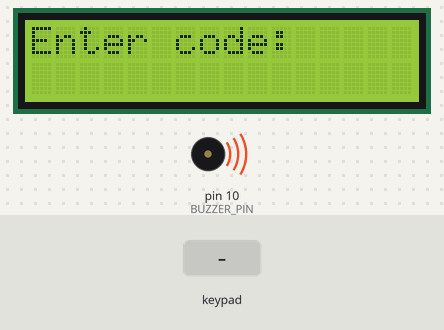
Bench run of a sketch on a simulated Arduino Uno, built with avr-gcc and run on an emulated ATmega328P. Parts: 16×2 character LCD, buzzer (waves = sounding, pin HIGH). The test bench sets the inputs (shaded band).

Above: at 1.3 s.
1.4 s: keypad keys 7 3 5 5 6 0 8 pressed 0.4 s apart
At 4.7 s:
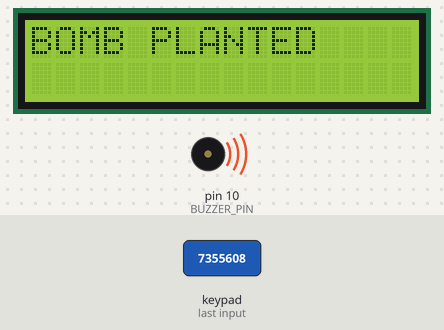
5.7 s: keypad keys 7 3 5 5 6 0 8 # pressed 0.4 s apart
At 5.85 s:
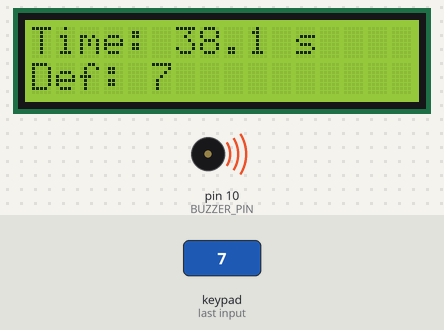
10.4 s: keypad keys 1 3 9 7 2 2 2 pressed 0.4 s apart
At 13.7 s:
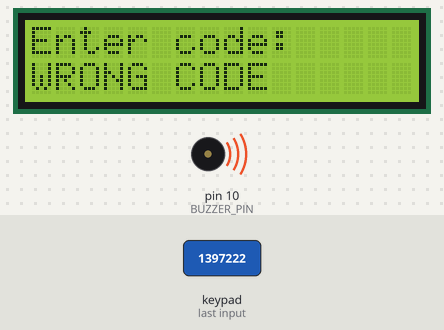
14.8 s: key '2' pressed
At 16.0 s:
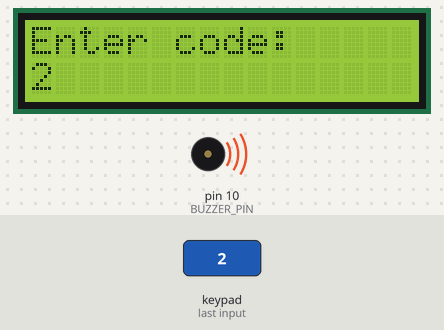
16.3 s: key '1' pressed
At 17.1 s:
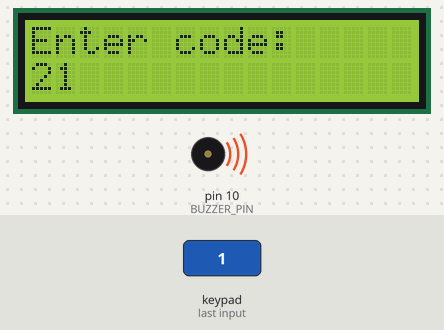
Timing chart, 0 to 18.8 s (numbered marks = the images above; inputs shaded):
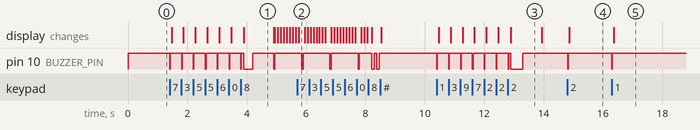

The sketch:

cs2_bomb.ino
```cpp
// CS2 bomb prop: Arduino + I2C 1602 LCD + 4x4 keypad + buzzer (low-level trigger)
// Libraries: "Keypad" (Mark Stanley) and "LiquidCrystal I2C" (Frank de Brabander)

#include <Wire.h>
#include <LiquidCrystal_I2C.h>
#include <Keypad.h>

// ---------- Settings ----------
const char ARM_CODE[]    = "7355608";   // code to plant the bomb (as in CS2)
const char DEFUSE_CODE[] = "7355608";   // code to defuse
const unsigned long BOMB_TIME = 40000UL; // 40 seconds, as in CS2

const byte BUZZER_PIN = 10;
const byte BUZZ_ON  = LOW;   // low-level trigger: LOW = sound
const byte BUZZ_OFF = HIGH;

LiquidCrystal_I2C lcd(0x27, 16, 2);      // if screen is empty, try 0x3F

// ---------- Keypad ----------
const byte ROWS = 4, COLS = 4;
char keys[ROWS][COLS] = {
  {'1','2','3','A'},
  {'4','5','6','B'},
  {'7','8','9','C'},
  {'*','0','#','D'}
};
byte rowPins[ROWS] = {9, 8, 7, 6};
byte colPins[COLS] = {5, 4, 3, 2};
Keypad keypad = Keypad(makeKeymap(keys), rowPins, colPins, ROWS, COLS);

// ---------- State ----------
enum State { IDLE, ARMED, DEFUSED, EXPLODED };
State state = IDLE;

char input[17];
byte inputLen = 0;

unsigned long armedAt = 0;
unsigned long lastBeep = 0;
unsigned long beepStart = 0;
unsigned long lastLcd = 0;
bool beeping = false;

// ---------- Helpers ----------
void buzz(bool on) {
  digitalWrite(BUZZER_PIN, on ? BUZZ_ON : BUZZ_OFF);
}

void beep(unsigned int ms) {
  buzz(true);
  delay(ms);
  buzz(false);
}

void clearInput() {
  inputLen = 0;
  input[0] = '\0';
}

void addDigit(char key) {
  if (inputLen < 16) {
    input[inputLen++] = key;
    input[inputLen] = '\0';
  }
}

void printRow(byte row, const char *text) {
  lcd.setCursor(0, row);
  lcd.print("                ");
  lcd.setCursor(0, row);
  lcd.print(text);
}

void showIdle() {
  printRow(0, "Enter code:");
  printRow(1, input);
}

// ---------- Actions ----------
void armBomb() {
  state = ARMED;
  armedAt = millis();
  lastBeep = 0;
  clearInput();
  lcd.clear();
  printRow(0, "BOMB PLANTED");
  beep(300);
  delay(700);
  lcd.clear();
}

void defuseBomb() {
  state = DEFUSED;
  buzz(false);
  lcd.clear();
  printRow(0, "BOMB DEFUSED");
  printRow(1, "CT WIN  (#=new)");
  beep(80); delay(80); beep(80);
}

void explode() {
  state = EXPLODED;
  lcd.clear();
  printRow(0, "*** BOOM ***");
  printRow(1, "T WIN   (#=new)");
  // long sound + blinking backlight
  unsigned long start = millis();
  buzz(true);
  while (millis() - start < 2500) {
    lcd.noBacklight(); delay(150);
    lcd.backlight();   delay(150);
  }
  buzz(false);
}

void resetBomb() {
  state = IDLE;
  clearInput();
  buzz(false);
  lcd.clear();
  showIdle();
}

// ---------- State handlers ----------
void handleIdle(char key) {
  if (!key) return;

  if (key >= '0' && key <= '9') {
    addDigit(key);
    beep(20);
    showIdle();
  } else if (key == '*') {        // clear
    clearInput();
    showIdle();
  }

  if (inputLen == strlen(ARM_CODE)) {
    if (strcmp(input, ARM_CODE) == 0) {
      armBomb();
    } else {
      printRow(1, "WRONG CODE");
      beep(400);
      delay(600);
      clearInput();
      showIdle();
    }
  }
}

void handleArmed(char key) {
  unsigned long now = millis();
  unsigned long elapsed = now - armedAt;

  if (elapsed >= BOMB_TIME) {
    explode();
    return;
  }
  unsigned long remaining = BOMB_TIME - elapsed;

  // Beeps get faster as time runs out (1000 ms -> 100 ms)
  unsigned long interval = 100 + (remaining * 900UL) / BOMB_TIME;
  if (!beeping && now - lastBeep >= interval) {
    buzz(true);
    beeping = true;
    beepStart = now;
    lastBeep = now;
  }
  if (beeping && now - beepStart >= 40) {
    buzz(false);
    beeping = false;
  }

  // Defuse input
  if (key >= '0' && key <= '9') {
    addDigit(key);
  } else if (key == '*') {
    clearInput();
  }
  if (inputLen == strlen(DEFUSE_CODE)) {
    if (strcmp(input, DEFUSE_CODE) == 0) {
      defuseBomb();
      return;
    }
    clearInput();                  // wrong code: just clear
  }

  // Update screen every 100 ms
  if (now - lastLcd >= 100) {
    lastLcd = now;
    char line[17];
    snprintf(line, sizeof(line), "Time: %2lu.%lu s",
             remaining / 1000, (remaining % 1000) / 100);
    printRow(0, line);
    snprintf(line, sizeof(line), "Def: %s", input);
    printRow(1, line);
  }
}

// ---------- Main ----------
void setup() {
  pinMode(BUZZER_PIN, OUTPUT);
  buzz(false);
  lcd.init();
  lcd.backlight();
  resetBomb();
}

void loop() {
  char key = keypad.getKey();

  switch (state) {
    case IDLE:  handleIdle(key);  break;
    case ARMED: handleArmed(key); break;
    default:
      if (key == '#') resetBomb();
      break;
  }
}
```

Measured:
- after the input at 1.4 s, pin 10 (BUZZER_PIN): goes 6 × (LOW 0.02 s, HIGH 0.38 s), LOW 0.02 s, HIGH 0.08 s, LOW 0.30 s, HIGH 0.70 s, LOW 0.05 s, then HIGH, starting at once; the display: first changes after 0.07 s (image 1 shows a later state)
- after the input at 10.4 s, pin 10 (BUZZER_PIN): goes 6 × (LOW 0.02 s, HIGH 0.38 s), LOW 0.02 s, HIGH 0.07 s, LOW 0.40 s, then HIGH, starting at once; the display: first changes after 0.07 s (image 3 shows a later state)
- after the input at 14.8 s, pin 10 (BUZZER_PIN): HIGH → LOW at once, → HIGH 0.02 s later; the display: changes after 0.07 s (image 4)
- after the input at 16.3 s, pin 10 (BUZZER_PIN): HIGH → LOW at once, → HIGH 0.02 s later; the display: changes after 0.06 s (image 5)
- what the display in image 1 shows lasts 1.0 s, from 3.9 s to 4.9 s
